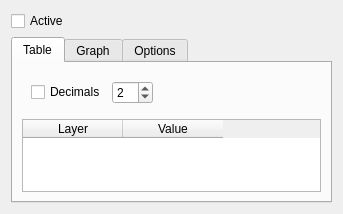
<?xml version="1.0" encoding="UTF-8"?>
<ui version="4.0">
 <class>ValueWidgetBase</class>
 <widget class="QWidget" name="ValueWidgetBase">
  <property name="geometry">
   <rect>
    <x>0</x>
    <y>0</y>
    <width>343</width>
    <height>214</height>
   </rect>
  </property>
  <property name="windowTitle">
   <string>Form</string>
  </property>
  <layout class="QVBoxLayout" name="verticalLayout">
   <item>
    <layout class="QHBoxLayout" name="horizontalLayout">
     <item>
      <widget class="QCheckBox" name="cbxActive">
       <property name="toolTip">
        <string>(Shift+A) to toggle</string>
       </property>
       <property name="statusTip">
        <string>Check to activate value tool</string>
       </property>
       <property name="text">
        <string>Active</string>
       </property>
      </widget>
     </item>
     <item>
      <spacer name="horizontalSpacer">
       <property name="orientation">
        <enum>Qt::Horizontal</enum>
       </property>
       <property name="sizeHint" stdset="0">
        <size>
         <width>40</width>
         <height>20</height>
        </size>
       </property>
      </spacer>
     </item>
    </layout>
   </item>
   <item>
    <widget class="QTabWidget" name="tabWidget">
     <property name="tabPosition">
      <enum>QTabWidget::North</enum>
     </property>
     <property name="currentIndex">
      <number>0</number>
     </property>
     <widget class="QWidget" name="tabWidgetPage1" native="true">
      <attribute name="title">
       <string>Table</string>
      </attribute>
      <layout class="QVBoxLayout" name="verticalLayout_2">
       <item>
        <widget class="QWidget" name="" native="true">
         <layout class="QHBoxLayout" name="horizontalLayout_3">
          <item>
           <widget class="QCheckBox" name="cbxDigits">
            <property name="toolTip">
             <string>Specify how many digits to show in table</string>
            </property>
            <property name="text">
             <string>Decimals</string>
            </property>
           </widget>
          </item>
          <item>
           <widget class="QSpinBox" name="spinDigits">
            <property name="sizePolicy">
             <sizepolicy hsizetype="Maximum" vsizetype="Fixed">
              <horstretch>0</horstretch>
              <verstretch>0</verstretch>
             </sizepolicy>
            </property>
            <property name="maximum">
             <number>99</number>
            </property>
            <property name="value">
             <number>2</number>
            </property>
           </widget>
          </item>
          <item>
           <spacer name="horizontalSpacer_2">
            <property name="orientation">
             <enum>Qt::Horizontal</enum>
            </property>
            <property name="sizeHint" stdset="0">
             <size>
              <width>40</width>
              <height>20</height>
             </size>
            </property>
           </spacer>
          </item>
         </layout>
        </widget>
       </item>
       <item>
        <widget class="QTableWidget" name="tableWidget">
         <column>
          <property name="text">
           <string>Layer</string>
          </property>
         </column>
         <column>
          <property name="text">
           <string>Value</string>
          </property>
         </column>
        </widget>
       </item>
      </layout>
     </widget>
     <widget class="QWidget" name="tabWidgetPage2">
      <attribute name="title">
       <string>Graph</string>
      </attribute>
      <layout class="QVBoxLayout" name="verticalLayout_3">
       <item>
        <widget class="QWidget" name="graphControls" native="true">
         <layout class="QHBoxLayout" name="horizontalLayout_2">
          <property name="margin">
           <number>0</number>
          </property>
          <item>
           <widget class="QCheckBox" name="cbxStats">
            <property name="toolTip">
             <string>Compute min/max when layers are loaded</string>
            </property>
            <property name="text">
             <string>Stats</string>
            </property>
           </widget>
          </item>
          <item>
           <widget class="QLabel" name="label">
            <property name="text">
             <string>Y min</string>
            </property>
           </widget>
          </item>
          <item>
           <widget class="QLineEdit" name="leYMin"/>
          </item>
          <item>
           <widget class="QLabel" name="label_2">
            <property name="text">
             <string>Y max</string>
            </property>
           </widget>
          </item>
          <item>
           <widget class="QLineEdit" name="leYMax"/>
          </item>
          <item>
           <widget class="QComboBox" name="plotSelector">
            <property name="sizePolicy">
             <sizepolicy hsizetype="Minimum" vsizetype="Fixed">
              <horstretch>0</horstretch>
              <verstretch>0</verstretch>
             </sizepolicy>
            </property>
            <property name="toolTip">
             <string>Select plotting toolkit</string>
            </property>
           </widget>
          </item>
          <item>
           <spacer name="horizontalSpacer_3">
            <property name="orientation">
             <enum>Qt::Horizontal</enum>
            </property>
            <property name="sizeHint" stdset="0">
             <size>
              <width>40</width>
              <height>20</height>
             </size>
            </property>
           </spacer>
          </item>
         </layout>
        </widget>
       </item>
       <item>
        <widget class="QStackedWidget" name="stackedWidget">
         <property name="currentIndex">
          <number>-1</number>
         </property>
        </widget>
       </item>
      </layout>
     </widget>
     <widget class="QWidget" name="tabWidgetPage3">
      <attribute name="title">
       <string>Options</string>
      </attribute>
      <layout class="QGridLayout" name="gridLayout">
       <item row="0" column="2">
        <spacer name="horizontalSpacer_4">
         <property name="orientation">
          <enum>Qt::Horizontal</enum>
         </property>
         <property name="sizeHint" stdset="0">
          <size>
           <width>40</width>
           <height>20</height>
          </size>
         </property>
        </spacer>
       </item>
       <item row="2" column="1">
        <spacer name="verticalSpacer">
         <property name="orientation">
          <enum>Qt::Vertical</enum>
         </property>
         <property name="sizeHint" stdset="0">
          <size>
           <width>20</width>
           <height>40</height>
          </size>
         </property>
        </spacer>
       </item>
       <item row="0" column="0">
        <widget class="QLabel" name="label_3">
         <property name="text">
          <string>Show layers:</string>
         </property>
        </widget>
       </item>
       <item row="1" column="1">
        <widget class="QComboBox" name="cbxBands">
         <item>
          <property name="text">
           <string>All bands</string>
          </property>
         </item>
         <item>
          <property name="text">
           <string>Active bands</string>
          </property>
         </item>
         <item>
          <property name="text">
           <string>Selected bands</string>
          </property>
         </item>
        </widget>
       </item>
       <item row="1" column="0">
        <widget class="QLabel" name="label_4">
         <property name="text">
          <string>Show bands:</string>
         </property>
        </widget>
       </item>
       <item row="0" column="1">
        <widget class="QComboBox" name="cbxLayers">
         <item>
          <property name="text">
           <string>Visible layers</string>
          </property>
         </item>
         <item>
          <property name="text">
           <string>All layers</string>
          </property>
         </item>
         <item>
          <property name="text">
           <string>Selected layers</string>
          </property>
         </item>
        </widget>
       </item>
      </layout>
     </widget>
    </widget>
   </item>
  </layout>
 </widget>
 <resources/>
 <connections/>
</ui>
